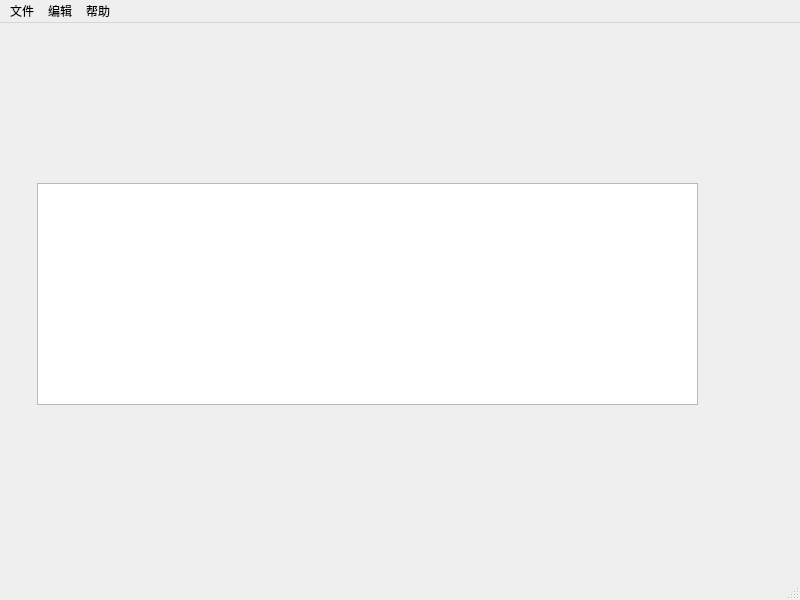
<?xml version="1.0" encoding="UTF-8"?>
<ui version="4.0">
 <class>MainWindow</class>
 <widget class="QMainWindow" name="MainWindow">
  <property name="geometry">
   <rect>
    <x>0</x>
    <y>0</y>
    <width>800</width>
    <height>600</height>
   </rect>
  </property>
  <property name="windowTitle">
   <string>MainWindow</string>
  </property>
  <widget class="QWidget" name="centralwidget">
   <widget class="QWidget" name="horizontalLayoutWidget">
    <property name="geometry">
     <rect>
      <x>37</x>
      <y>160</y>
      <width>661</width>
      <height>222</height>
     </rect>
    </property>
    <layout class="QHBoxLayout" name="horizontalLayout_2">
     <item>
      <widget class="QTableWidget" name="tableWidget"/>
     </item>
    </layout>
   </widget>
  </widget>
  <widget class="QMenuBar" name="menubar">
   <property name="geometry">
    <rect>
     <x>0</x>
     <y>0</y>
     <width>800</width>
     <height>22</height>
    </rect>
   </property>
   <widget class="QMenu" name="menuFile">
    <property name="title">
     <string>文件</string>
    </property>
    <addaction name="actionNew"/>
    <addaction name="actionOpen"/>
    <addaction name="actionSave"/>
   </widget>
   <widget class="QMenu" name="menuEdit">
    <property name="title">
     <string>编辑</string>
    </property>
    <addaction name="actionAdd"/>
    <addaction name="actionDelete"/>
    <addaction name="actionEdit"/>
    <addaction name="actionSort"/>
   </widget>
   <widget class="QMenu" name="menuHelp">
    <property name="title">
     <string>帮助</string>
    </property>
    <addaction name="actionAbout"/>
   </widget>
   <addaction name="menuFile"/>
   <addaction name="menuEdit"/>
   <addaction name="menuHelp"/>
  </widget>
  <widget class="QStatusBar" name="statusbar"/>
  <action name="actionNew">
   <property name="icon">
    <iconset>
     <normaloff>images/file_new.png</normaloff>images/file_new.png</iconset>
   </property>
   <property name="text">
    <string>新建</string>
   </property>
   <property name="shortcut">
    <string>Ctrl+N</string>
   </property>
  </action>
  <action name="actionOpen">
   <property name="icon">
    <iconset>
     <normaloff>images/file_open.png</normaloff>images/file_open.png</iconset>
   </property>
   <property name="text">
    <string>打开</string>
   </property>
   <property name="shortcut">
    <string>Ctrl+O</string>
   </property>
  </action>
  <action name="actionSave">
   <property name="icon">
    <iconset>
     <normaloff>images/file_save.png</normaloff>images/file_save.png</iconset>
   </property>
   <property name="text">
    <string>保存</string>
   </property>
   <property name="shortcut">
    <string>Ctrl+S</string>
   </property>
  </action>
  <action name="actionAdd">
   <property name="icon">
    <iconset>
     <normaloff>images/menu_add.png</normaloff>images/menu_add.png</iconset>
   </property>
   <property name="text">
    <string>添加</string>
   </property>
  </action>
  <action name="actionDelete">
   <property name="icon">
    <iconset>
     <normaloff>images/menu_delete.png</normaloff>images/menu_delete.png</iconset>
   </property>
   <property name="text">
    <string>删除</string>
   </property>
  </action>
  <action name="actionEdit">
   <property name="icon">
    <iconset>
     <normaloff>images/menu_edit.png</normaloff>images/menu_edit.png</iconset>
   </property>
   <property name="text">
    <string>修改</string>
   </property>
  </action>
  <action name="actionSort">
   <property name="icon">
    <iconset>
     <normaloff>images/menu_sort.png</normaloff>images/menu_sort.png</iconset>
   </property>
   <property name="text">
    <string>排序</string>
   </property>
  </action>
  <action name="actionAbout">
   <property name="text">
    <string>关于</string>
   </property>
   <property name="iconText">
    <string>关于</string>
   </property>
  </action>
 </widget>
 <resources/>
 <connections/>
</ui>
